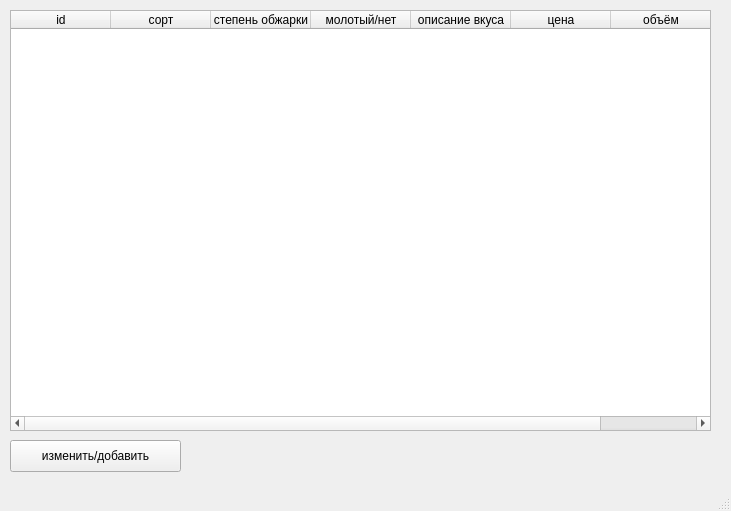
<?xml version="1.0" encoding="UTF-8"?>
<ui version="4.0">
 <class>MainWindow</class>
 <widget class="QMainWindow" name="MainWindow">
  <property name="geometry">
   <rect>
    <x>0</x>
    <y>0</y>
    <width>731</width>
    <height>511</height>
   </rect>
  </property>
  <property name="windowTitle">
   <string>кофе?</string>
  </property>
  <widget class="QWidget" name="centralwidget">
   <widget class="QTableWidget" name="tableWidget">
    <property name="geometry">
     <rect>
      <x>10</x>
      <y>10</y>
      <width>701</width>
      <height>421</height>
     </rect>
    </property>
    <column>
     <property name="text">
      <string>id</string>
     </property>
    </column>
    <column>
     <property name="text">
      <string>сорт</string>
     </property>
    </column>
    <column>
     <property name="text">
      <string>степень обжарки</string>
     </property>
    </column>
    <column>
     <property name="text">
      <string>молотый/нет</string>
     </property>
    </column>
    <column>
     <property name="text">
      <string>описание вкуса</string>
     </property>
    </column>
    <column>
     <property name="text">
      <string>цена</string>
     </property>
    </column>
    <column>
     <property name="text">
      <string>объём</string>
     </property>
    </column>
   </widget>
   <widget class="QPushButton" name="pushButton">
    <property name="geometry">
     <rect>
      <x>10</x>
      <y>440</y>
      <width>171</width>
      <height>32</height>
     </rect>
    </property>
    <property name="text">
     <string>изменить/добавить</string>
    </property>
   </widget>
  </widget>
  <widget class="QMenuBar" name="menubar">
   <property name="geometry">
    <rect>
     <x>0</x>
     <y>0</y>
     <width>731</width>
     <height>22</height>
    </rect>
   </property>
  </widget>
  <widget class="QStatusBar" name="statusbar"/>
 </widget>
 <resources/>
 <connections/>
</ui>
